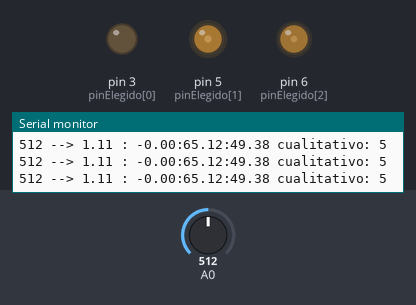
Bench run of a sketch on a simulated Arduino Uno, built with avr-gcc and run on an emulated ATmega328P. Shown: output pins drawn as LEDs (lit = HIGH), the last lines printed to the serial monitor. The inputs (shaded band) are chosen by the test bench; at power-on: A0 = 512.

Above: at 1.2 s.
1.3 s: A0 set to 594
At 2.6 s:
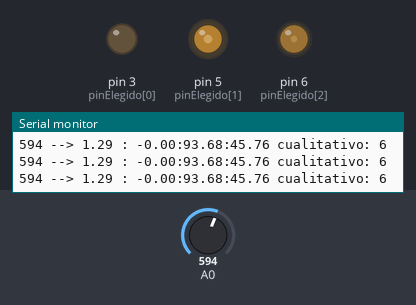
4.3 s: A0 set to 629
At 5.1 s:
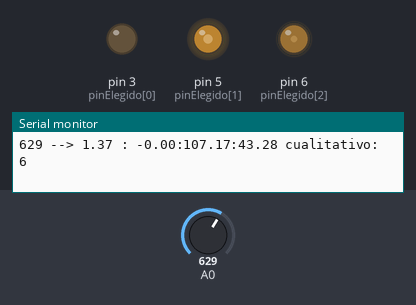
7.3 s: A0 set to 511
At 8.0 s:
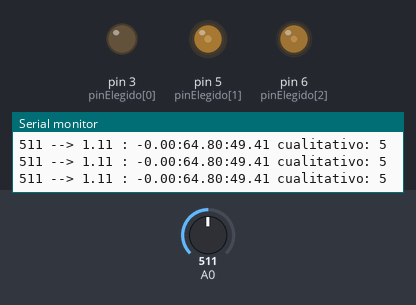
8.8 s: A0 set to 716
At 9.5 s:
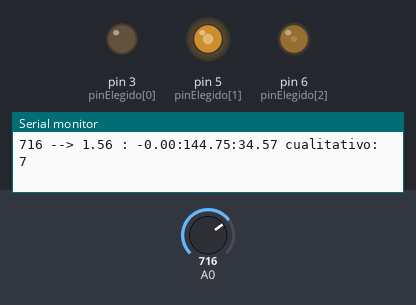
10.3 s: A0 set to 854
At 10.9 s:
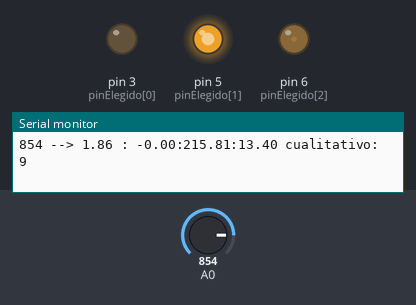
11.8 s: A0 set to 887
At 12.4 s:
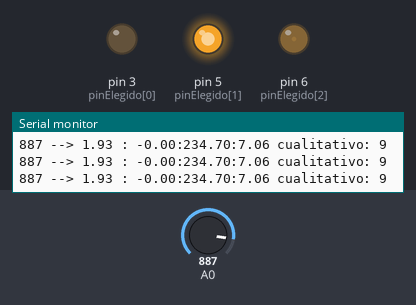
Timing chart, 0 to 14.8 s (numbered marks = the images above; inputs shaded):
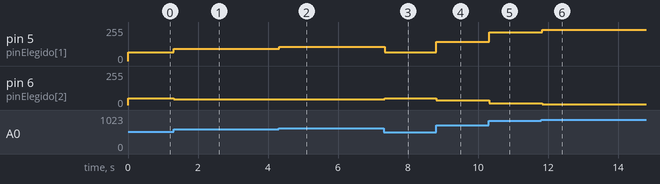

The sketch:

proyecto_semaforo_acustico_06_funciones_parpadeo_amarillo.ino
```cpp
// proyecto semáforo acústico
// Consiste en detectar el nivel de ruido y emitir una luz de colores
// actuando como un semáforo

long valor = 0; // valor de entrada del potenciómetro analógico
int pinElegido[]={3,5,6}; // valores de los pins
// int colores[3][3]={{255,0,0},{200,255,50},{0,255,0}}; // un color "amarillo" conseguido es este...
float colorIntermedio[]={0.0,50.0,50.0}; // colores que se alcanzan en el valor intermedio (1) RGB
int numPin = 2;

unsigned long tempo = 0;

void setup() {
  pinMode(3,OUTPUT); // salidas analógicas
  pinMode(5,OUTPUT); // salidas analógicas
  pinMode(6,OUTPUT); // salidas analógicas
  Serial.begin(9600);

}

void loop() {
  valor = analogRead(A0);
  encender(valor); // devuelve un número entre 0 y 2 con la situación del valor
  delay(2);
}

void encender(long dato) {
  int valores = map(dato,0,920,0,900); // depuración del rango... El sensor no da más de 920 (ver cuando cambie de sensor)
  int cual = map(dato,0,920,0,10); // Elijo cual es el que me corresponde... Pero a lo mejor no hace falta
  float x = valores / 450.0; // paso a las x los valores, entre 0 y 2 (máximo se toma 900; comprobar con el máximo del micrófono).
  float red = (127.5-colorIntermedio[0])*x*x+(2*colorIntermedio[0]-382.5)*x+255.0; // esta función calcula los valores de rojo, pasando por los colores 255 en 0,colorIntermedio[0] en 1 y 0 en 2
  red=red*(red>=0.0); // corta los valores negativos y los pone a cero
  float green = (127.5-colorIntermedio[1])*x*x+(2*colorIntermedio[1]-127.5)*x+0.0; // esta función calcula los valores de verde, pasando por los colores 0 en 0,colorIntermedio[1] en 1 y 0 en 2
  green=green*(green>=0.0); // corta los valores negativos y los pone a cero
  float blue = -colorIntermedio[2]*x*x+2*colorIntermedio[2]*x; // esta función calcula los valores de azul, pasando por los colores 0 en 0,50 en 1 y 0 en 2
  blue=blue*(blue>=0.0); // corta los valores negativos y los pone a cero
  if (x>=0.95 && x<=1.05) {
    analogWrite(pinElegido[0],0); // Escribo en el pin primero el valor de los rojos. Valor absoluto corta los valores negativos
    analogWrite(pinElegido[1],(int) ((millis()/200)%2)*colorIntermedio[1]); // Escribo en el pin primero el valor de los rojos
    analogWrite(pinElegido[1],(int) ((1+(millis()/200))%2)*colorIntermedio[2]); // Escribo en el pin primero el valor de los rojos
  } else {
  analogWrite(pinElegido[0],(int) red); // Escribo en el pin primero el valor de los rojos. Valor absoluto corta los valores negativos
  analogWrite(pinElegido[1],(int) green); // Escribo en el pin primero el valor de los rojos
  analogWrite(pinElegido[2],(int) blue); // Escribo en el pin primero el valor de los rojos
  }

  /*
  for (int i=0;i<=2;i++) {
    analogWrite(pinElegido[i],colores[cual][i]); //en cada pin Red 3, Green 5, Blue 6 se escribe los valores de "cual" he escogido
  } */
  // Serial.println((String) cual +" : "+ (String) colores[cual][0] +":" +(String) colores[cual][1] +":"+ (String) colores[cual][2] ) ;
  Serial.println((String) dato +" --> "+ (String) x +" : "+ (String) red +":" +(String) green +":"+ (String) blue + " cualitativo: " + (String) cual ) ;
}
```

Measured:
- after the input at 1.3 s, pin 5 (pinElegido[1]): 65/255 → 93/255 at once; pin 6 (pinElegido[2]): 49/255 → 45/255 at once
- after the input at 4.3 s, pin 5 (pinElegido[1]): 93/255 → 107/255 at once; pin 6 (pinElegido[2]): 45/255 → 43/255 at once
- after the input at 7.3 s, pin 5 (pinElegido[1]): 107/255 → 64/255 at once; pin 6 (pinElegido[2]): 43/255 → 49/255 at once
- after the input at 8.8 s, pin 5 (pinElegido[1]): 64/255 → 144/255 at once; pin 6 (pinElegido[2]): 49/255 → 34/255 at once
- after the input at 10.3 s, pin 5 (pinElegido[1]): 144/255 → 215/255 at once; pin 6 (pinElegido[2]): 34/255 → 13/255 at once
- after the input at 11.8 s, pin 5 (pinElegido[1]): 215/255 → 234/255 at once; pin 6 (pinElegido[2]): 13/255 → 7/255 at once
